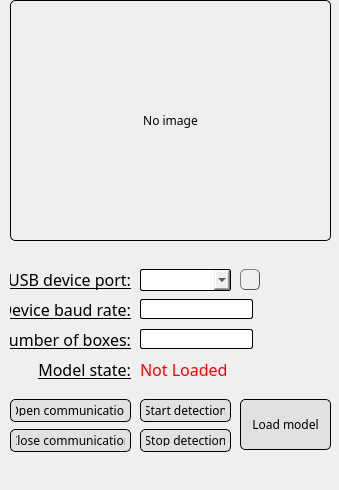
<?xml version="1.0" encoding="UTF-8"?>
<ui version="4.0">
 <class>MainWindow</class>
 <widget class="QMainWindow" name="MainWindow">
  <property name="geometry">
   <rect>
    <x>0</x>
    <y>0</y>
    <width>339</width>
    <height>490</height>
   </rect>
  </property>
  <property name="minimumSize">
   <size>
    <width>339</width>
    <height>490</height>
   </size>
  </property>
  <property name="maximumSize">
   <size>
    <width>339</width>
    <height>490</height>
   </size>
  </property>
  <property name="font">
   <font>
    <family>Nirmala UI Semilight</family>
   </font>
  </property>
  <property name="windowTitle">
   <string>Hand gesture link</string>
  </property>
  <property name="windowIcon">
   <iconset>
    <normaloff>../Resources/Icons/appIcon.png</normaloff>../Resources/Icons/appIcon.png</iconset>
  </property>
  <widget class="QWidget" name="centralwidget">
   <widget class="QPushButton" name="Btn_OpenComm">
    <property name="geometry">
     <rect>
      <x>10</x>
      <y>399</y>
      <width>121</width>
      <height>23</height>
     </rect>
    </property>
    <property name="font">
     <font>
      <family>Nirmala UI Semilight</family>
     </font>
    </property>
    <property name="styleSheet">
     <string notr="true">QPushButton {
	border: 1px solid black;
	border-radius: 5px;
	padding: 5px;
	background-color: rgb(225, 225, 225);
}

QPushButton:hover {
	background-color: rgb(214, 207, 213);
}

QPushButton:pressed {
	border-style: inset;
	background-color: rgb(116, 116, 116);
}</string>
    </property>
    <property name="text">
     <string>Open communication</string>
    </property>
   </widget>
   <widget class="QComboBox" name="CBox_USBDevices">
    <property name="geometry">
     <rect>
      <x>140</x>
      <y>269</y>
      <width>91</width>
      <height>22</height>
     </rect>
    </property>
    <property name="font">
     <font>
      <family>Nirmala UI Semilight</family>
     </font>
    </property>
    <property name="styleSheet">
     <string notr="true">QComboBox {
	border: 1px solid black;
	border-radius: 2px;
	padding: 5px;

}

</string>
    </property>
   </widget>
   <widget class="QLabel" name="label">
    <property name="geometry">
     <rect>
      <x>10</x>
      <y>299</y>
      <width>121</width>
      <height>21</height>
     </rect>
    </property>
    <property name="font">
     <font>
      <family>Nirmala UI Semilight</family>
      <pointsize>12</pointsize>
      <underline>true</underline>
     </font>
    </property>
    <property name="text">
     <string>Device baud rate:</string>
    </property>
    <property name="alignment">
     <set>Qt::AlignRight|Qt::AlignTrailing|Qt::AlignVCenter</set>
    </property>
   </widget>
   <widget class="QLabel" name="label_2">
    <property name="geometry">
     <rect>
      <x>10</x>
      <y>269</y>
      <width>121</width>
      <height>21</height>
     </rect>
    </property>
    <property name="font">
     <font>
      <family>Nirmala UI Semilight</family>
      <pointsize>12</pointsize>
      <underline>true</underline>
     </font>
    </property>
    <property name="text">
     <string>USB device port:</string>
    </property>
    <property name="alignment">
     <set>Qt::AlignRight|Qt::AlignTrailing|Qt::AlignVCenter</set>
    </property>
   </widget>
   <widget class="QLineEdit" name="TextField_BaudRate">
    <property name="geometry">
     <rect>
      <x>140</x>
      <y>299</y>
      <width>113</width>
      <height>20</height>
     </rect>
    </property>
    <property name="styleSheet">
     <string notr="true">QLineEdit {
	border: 1px solid black;
	border-radius: 2px;
}

</string>
    </property>
   </widget>
   <widget class="QPushButton" name="Btn_CloseComm">
    <property name="geometry">
     <rect>
      <x>10</x>
      <y>429</y>
      <width>121</width>
      <height>23</height>
     </rect>
    </property>
    <property name="font">
     <font>
      <family>Nirmala UI Semilight</family>
     </font>
    </property>
    <property name="styleSheet">
     <string notr="true">QPushButton {
	border: 1px solid black;
	border-radius: 5px;
	padding: 5px;
	background-color: rgb(225, 225, 225);
}

QPushButton:hover {
	background-color: rgb(214, 207, 213);
}

QPushButton:pressed {
	border-style: inset;
	background-color: rgb(116, 116, 116);
}</string>
    </property>
    <property name="text">
     <string>Close communication</string>
    </property>
   </widget>
   <widget class="QPushButton" name="Btn_RefreshUSBDevices">
    <property name="geometry">
     <rect>
      <x>240</x>
      <y>269</y>
      <width>20</width>
      <height>21</height>
     </rect>
    </property>
    <property name="font">
     <font>
      <family>Nirmala UI Semilight</family>
     </font>
    </property>
    <property name="styleSheet">
     <string notr="true">QPushButton {
	color: rgb(196, 198, 193);
	border: 1px solid #555;
	border-radius: 5px;
	border-style: outset;
	padding: 5px;
}

QPushButton:hover {
	background-color: rgb(214, 207, 213);
}

QPushButton:pressed {
	border-style: inset;
	
	background-color: rgb(116, 116, 116);
}</string>
    </property>
    <property name="text">
     <string/>
    </property>
    <property name="icon">
     <iconset>
      <normaloff>../Resources/Icons/refresh.png</normaloff>../Resources/Icons/refresh.png</iconset>
    </property>
   </widget>
   <widget class="QPushButton" name="Btn_LoadModel">
    <property name="geometry">
     <rect>
      <x>240</x>
      <y>399</y>
      <width>91</width>
      <height>51</height>
     </rect>
    </property>
    <property name="font">
     <font>
      <family>Nirmala UI Semilight</family>
     </font>
    </property>
    <property name="styleSheet">
     <string notr="true">QPushButton {
	border: 1px solid black;
	border-radius: 5px;
	padding: 5px;
	background-color: rgb(225, 225, 225);
}

QPushButton:hover {
	background-color: rgb(214, 207, 213);
}

QPushButton:pressed {
	border-style: inset;
	background-color: rgb(116, 116, 116);
}</string>
    </property>
    <property name="text">
     <string>Load model</string>
    </property>
   </widget>
   <widget class="QPushButton" name="Btn_StopDetection">
    <property name="geometry">
     <rect>
      <x>140</x>
      <y>429</y>
      <width>91</width>
      <height>23</height>
     </rect>
    </property>
    <property name="font">
     <font>
      <family>Nirmala UI Semilight</family>
     </font>
    </property>
    <property name="styleSheet">
     <string notr="true">QPushButton {
	border: 1px solid black;
	border-radius: 5px;
	padding: 5px;
	background-color: rgb(225, 225, 225);
}

QPushButton:hover {
	background-color: rgb(214, 207, 213);
}

QPushButton:pressed {
	border-style: inset;
	background-color: rgb(116, 116, 116);
}</string>
    </property>
    <property name="text">
     <string>Stop detection</string>
    </property>
   </widget>
   <widget class="QLabel" name="Label_Detection">
    <property name="geometry">
     <rect>
      <x>10</x>
      <y>0</y>
      <width>321</width>
      <height>241</height>
     </rect>
    </property>
    <property name="styleSheet">
     <string notr="true">QLabel { border: 1px solid black; border-radius:5px}</string>
    </property>
    <property name="text">
     <string>No image</string>
    </property>
    <property name="alignment">
     <set>Qt::AlignCenter</set>
    </property>
   </widget>
   <widget class="QPushButton" name="Btn_StartDetection">
    <property name="geometry">
     <rect>
      <x>140</x>
      <y>399</y>
      <width>91</width>
      <height>23</height>
     </rect>
    </property>
    <property name="font">
     <font>
      <family>Nirmala UI Semilight</family>
     </font>
    </property>
    <property name="styleSheet">
     <string notr="true">QPushButton {
	border: 1px solid black;
	border-radius: 5px;
	padding: 5px;
	background-color: rgb(225, 225, 225);
}

QPushButton:hover {
	background-color: rgb(214, 207, 213);
}

QPushButton:pressed {
	border-style: inset;
	background-color: rgb(116, 116, 116);
}</string>
    </property>
    <property name="text">
     <string>Start detection</string>
    </property>
   </widget>
   <widget class="QLabel" name="label_3">
    <property name="geometry">
     <rect>
      <x>30</x>
      <y>359</y>
      <width>101</width>
      <height>21</height>
     </rect>
    </property>
    <property name="font">
     <font>
      <family>Nirmala UI Semilight</family>
      <pointsize>12</pointsize>
      <underline>true</underline>
     </font>
    </property>
    <property name="text">
     <string>Model state:</string>
    </property>
    <property name="alignment">
     <set>Qt::AlignRight|Qt::AlignTrailing|Qt::AlignVCenter</set>
    </property>
   </widget>
   <widget class="QLabel" name="Label_ModelState">
    <property name="geometry">
     <rect>
      <x>140</x>
      <y>359</y>
      <width>161</width>
      <height>21</height>
     </rect>
    </property>
    <property name="font">
     <font>
      <family>Nirmala UI Semilight</family>
      <pointsize>12</pointsize>
      <underline>false</underline>
     </font>
    </property>
    <property name="styleSheet">
     <string notr="true">QLabel {
	color : red;
}</string>
    </property>
    <property name="text">
     <string>Not Loaded</string>
    </property>
   </widget>
   <widget class="QLineEdit" name="TextField_BoxNumber">
    <property name="geometry">
     <rect>
      <x>140</x>
      <y>329</y>
      <width>113</width>
      <height>20</height>
     </rect>
    </property>
    <property name="styleSheet">
     <string notr="true">QLineEdit {
	border: 1px solid black;
	border-radius: 2px;
}

</string>
    </property>
   </widget>
   <widget class="QLabel" name="label_4">
    <property name="geometry">
     <rect>
      <x>10</x>
      <y>329</y>
      <width>121</width>
      <height>21</height>
     </rect>
    </property>
    <property name="font">
     <font>
      <family>Nirmala UI Semilight</family>
      <pointsize>12</pointsize>
      <underline>true</underline>
     </font>
    </property>
    <property name="text">
     <string>Number of boxes:</string>
    </property>
    <property name="alignment">
     <set>Qt::AlignRight|Qt::AlignTrailing|Qt::AlignVCenter</set>
    </property>
   </widget>
   <widget class="QLabel" name="Label_Spinner">
    <property name="geometry">
     <rect>
      <x>10</x>
      <y>464</y>
      <width>16</width>
      <height>16</height>
     </rect>
    </property>
    <property name="text">
     <string/>
    </property>
    <property name="scaledContents">
     <bool>true</bool>
    </property>
   </widget>
   <widget class="QLabel" name="Label_Status">
    <property name="geometry">
     <rect>
      <x>30</x>
      <y>460</y>
      <width>301</width>
      <height>20</height>
     </rect>
    </property>
    <property name="font">
     <font>
      <family>Nirmala UI Semilight</family>
      <pointsize>10</pointsize>
      <underline>true</underline>
     </font>
    </property>
    <property name="text">
     <string/>
    </property>
   </widget>
  </widget>
  <widget class="QMenuBar" name="menubar">
   <property name="geometry">
    <rect>
     <x>0</x>
     <y>0</y>
     <width>339</width>
     <height>21</height>
    </rect>
   </property>
  </widget>
 </widget>
 <resources/>
 <connections/>
</ui>
